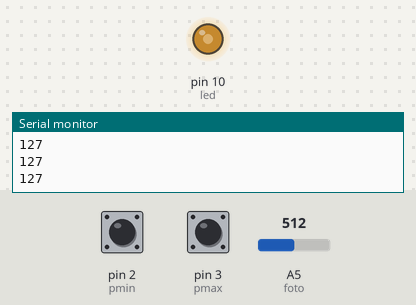
Bench run of a sketch on a simulated Arduino Uno, built with avr-gcc and run on an emulated ATmega328P. Parts: output pins drawn as LEDs (lit = HIGH), the last lines printed to the serial monitor. The inputs (shaded band) are chosen by the test bench; at power-on: A5 (foto) = 512, pin 2 (pmin) HIGH, pin 3 (pmax) HIGH.

Above: at 1.2 s.
1.3 s: A5 (foto) set to 716
At 1.6 s:
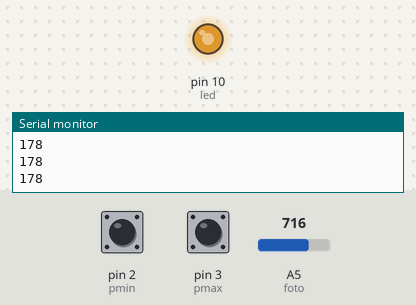
2.8 s: pin 2 (pmin) pulled LOW for 0.15 s
At 4.0 s:
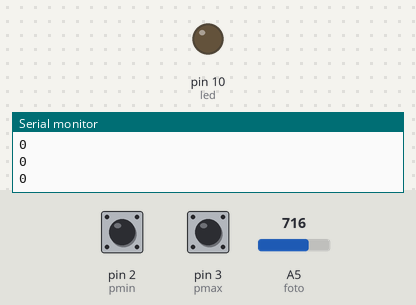
4.4 s: pin 3 (pmax) pulled LOW for 0.15 s
At 5.5 s:
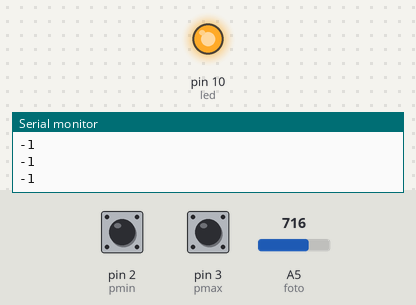
Timing chart, 0 to 7.4 s (numbered marks = the images above; inputs shaded):
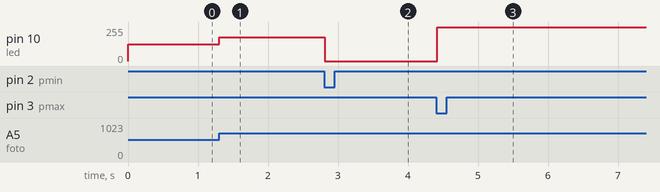

The sketch:

zad2.ino
```cpp
#define pmin 2
#define pmax 3
#define foto A5
#define led 10

int wartosc;
int pwm;
int lewy, prawy;

void setup() {
  // put your setup code here, to run once:
  Serial.begin(9600);
  pinMode(pmin, INPUT_PULLUP);
  pinMode(pmax, INPUT_PULLUP);

  pinMode(led, OUTPUT);
  digitalWrite(led, LOW);

  lewy=0;
  prawy=1023;
}

void loop() {
  // put your main code here, to run repeatedly:
  wartosc = analogRead(foto);
  //Serial.print("!");
  //Serial.println(wartosc);
  pisz(wartosc, lewy, prawy);
  delay(100);

  if (digitalRead(pmin) == LOW)
  {
    lewy=wartosc; //dla tej wartości nie świeci
  }

  if (digitalRead(pmax) == LOW) //jak latarką z komórki z odl. 1 cm centralnie nad, to pwm będzie 60 w ten sposób
  {
    prawy=wartosc;
  }
}

void pisz ( int wartosc, int lewy, int prawy)
{
  int cowyjdzie;
  int mi=min(lewy, prawy);
  int ma=max(lewy, prawy);
  wartosc=constrain(wartosc, mi, ma);
  pwm = map(wartosc, lewy, prawy, 0, 255); //przetwarzamy procenty 5'ciu V na %'ty pwm
  Serial.println(pwm);
  analogWrite(led,pwm);
}
```

Measured:
- after the input at 1.3 s, pin 10 (led): 127/255 → 178/255 at once
- after the input at 2.8 s, pin 10 (led): 178/255 → 0/255 at once
- after the input at 4.4 s, pin 10 (led): 0/255 → 255/255 at once
